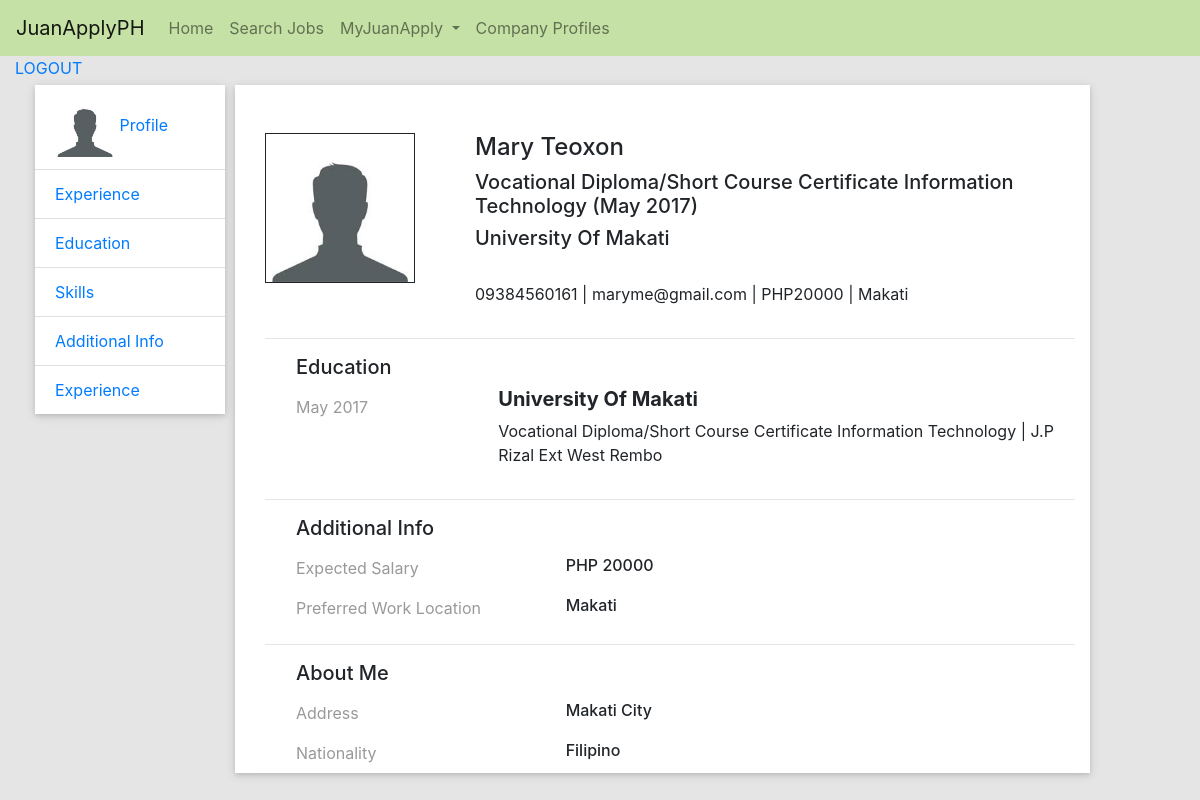
Screenshot of /myprofile.php (signed in) with the database file from the repository.
### tables this page shows
CREATE TABLE `users` (
  `id_users` int(11) NOT NULL,
  `firstname` varchar(255) NOT NULL,
  `lastname` varchar(255) NOT NULL,
  `email` varchar(255) NOT NULL,
  `password` varchar(255) NOT NULL,
  `contact_num` varchar(255) NOT NULL,
  `address` varchar(255) NOT NULL,
  `user_type` varchar(20) NOT NULL,
  `status` varchar(50) NOT NULL DEFAULT 'non-active'
);

CREATE TABLE `educational_bg` (
  `id_educ_bg` int(11) NOT NULL,
  `id_user` int(11) NOT NULL,
  `school_name` varchar(255) NOT NULL,
  `graduated_month` varchar(255) NOT NULL,
  `graduated_year` int(255) NOT NULL,
  `qualification` varchar(255) NOT NULL,
  `school_location` varchar(255) NOT NULL,
  `field_study` varchar(255) NOT NULL,
  `grade` varchar(200) NOT NULL
);

CREATE TABLE `additional_info` (
  `id_addinfo` int(11) NOT NULL,
  `id_user` int(11) NOT NULL,
  `expected_salary` varchar(255) NOT NULL,
  `preferred_location` varchar(255) NOT NULL,
  `other_info` varchar(500) NOT NULL,
  `address` varchar(255) NOT NULL,
  `nationality` varchar(255) NOT NULL
);

### core/init.php (called while the page is built, shortened)
<?php
include 'database/connection.php';
include 'classes/users.class.php';
$users = new Users();
?>

### core/database/connection.php (called while the page is built, shortened)
<?php
class DbConnection
{
	public function __construct()
	{
		$this->conn = mysqli_connect("localhost","root","","juanapply");
	}
}
?>

### core/classes/users.class.php (called while the page is built, shortened)
<?php
class Users extends DbConnection
{
	public function fetchdata($table){
			$sql = " SELECT * FROM ".$table;
			$array = array();
			$query =mysqli_query($this->conn,$sql);
			while ($row = mysqli_fetch_assoc($query)) {
				$array[] =$row;
			}
			return $array;
	}
}
?>

### myprofile.php (the view, shortened to what this page needs)
<?php
include 'core/init.php';
include 'includes/header.php';
if (isset($_SESSION['usertype'])) {
	$uid = $_SESSION['id'];
}
?>
<div class="container-fluid" id="">
	<a href="home.php?logout=logout">LOGOUT</a>
</div>
	<div class="container"  id="myprofile" style="">
		<div class="row ">
		<div class="col-sm-2 h-100 bodynav sticky-top" style="background-color: transparent; margin:5px;">
			<form method="get">
			 <ul class="list-group list-group-flush">
			  <a href=""><li class="list-group-item"><img src="assets/images/defaultimgpic.jpeg" style="width: 60px; height: 60px;"> Profile</li></a>
			  <a href="work_experience.php"  class="list-group-item">Experience</a>
			  <a href="education.php"  class="list-group-item">Education</a>
			  <a href=""  class="list-group-item">Skills</a>
			  <a href="additional_info.php"  class="list-group-item">Additional Info</a>
			  <a href=""  class="list-group-item">Experience</a>
			</ul>
			</form>
		</div>
		<div class="col-sm-9 bodyresult float-right" style="background-color: white;  margin:5px;">
					<?php
					$myrow = $users->fetchdata('users LEFT JOIN educational_bg educ ON users.id_users = educ.id_user LEFT JOIN additional_info addinfo ON users.id_users = addinfo.id_user WHERE id_users = "'.$uid.'" limit 1');
					foreach ($myrow as $row) {
					?>
					<div class="row mt-5">
						<div class="col-sm-3">
							<img src="assets/images/defaultimgpic.jpeg" style="width: 150px; height: 150px; border: solid 1.4px;">
						</div>
						<div class="col-sm-9">
							<h4> <?php echo ucfirst($row['firstname'])." ".ucfirst($row['lastname']); ?></h4>
							<h5><?php echo ucwords($row['qualification'])." ". ucwords($row['field_study'])." (".ucfirst($row['graduated_month'])." ".$row['graduated_year'].")"; ?></h5>
							<h5><?php echo ucwords($row['school_name']); ?></h5>
							<br>
							<p><?php echo $row['contact_num']." | ".$row['email']." | PHP".$row['expected_salary']." | ".ucwords($row['preferred_location']); ?></p>
						</div>
					</div>
					<?php } ?>
					<?php
					$myrow2 = $users->fetchdata('educational_bg WHERE id_user = "'.$uid.'" limit 1');
					foreach ($myrow2 as $row2) {
					?>
					<hr>
					<div class="row ml-3">
						<div class="col-sm-12"><h5>Education</h5></div>
						<div class="col-sm-3 mt-2">
							<label><?php echo ucfirst($row2['graduated_month']." ".$row2['graduated_year']); ?></label>
						</div>
						<div class="col-sm-9">
							<h5><b><?php echo ucwords($row2['school_name']); ?></b></h5>
							<p><?php echo ucwords($row2['qualification'])." ".ucwords($row2['field_study'])." | ".ucwords($row2['school_location']); ?></p>
						</div>
					</div>
					<?php } ?>
					<?php
					$myrow2 = $users->fetchdata('Skills WHERE id_user = "'.$uid.'"');
					foreach ($myrow2 as $row2) {
					?>
					<hr>
					<div class="row ml-3">
						<div class="col-sm-12"><h5>Education</h5></div>
						<div class="col-sm-3 mt-2">
							<label><?php echo ucfirst($row2['graduated_month']." ".$row2['graduated_year']); ?></label>
						</div>
						<div class="col-sm-9">
							<h5><b><?php echo ucwords($row2['school_name']); ?></b></h5>
							<p><?php echo ucwords($row2['qualification'])." ".ucwords($row2['field_study'])." | ".ucwords($row2['school_location']); ?></p>
						</div>
					</div>
					<?php } ?>
					<?php
					$myrow2 = $users->fetchdata('additional_info WHERE id_user = "'.$uid.'"');
					foreach ($myrow2 as $row2) {
					?>
					<hr>
					<div class="row ml-3">
						<div class="col-sm-12"><h5>Additional Info</h5></div>
						<div class="col-sm-4 mt-2">
							<label>Expected Salary</label>
						</div>
						<div class="col-sm-8 mt-2">
							<h6>PHP <?php echo ucwords($row2['expected_salary']); ?></h6>
						</div>
						<div class="col-sm-4 mt-2">
							<label>Preferred Work Location</label>
						</div>
						<div class="col-sm-8 mt-2">
							<h6> <?php echo ucwords($row2['preferred_location']) ?></h6>
						</div>
					</div>
					<?php } ?>
					<?php
					foreach ($myrow2 as $row3) {
					?>
					<hr>
					<div class="row ml-3">
						<div class="col-sm-12"><h5>About Me</h5></div>
						<div class="col-sm-4 mt-2">
							<label> Address </label>
						</div>
						<div class="col-sm-8 mt-2">
							<h6> <?php echo ucwords($row3['address']); ?></h6>
						</div>
						<div class="col-sm-4 mt-2">
							<label> Nationality </label>
						</div>
						<div class="col-sm-8 mt-2">
							<h6> <?php echo ucwords($row2['nationality']) ?></h6>
						</div>
					</div>
					<?php } ?>
		</div>
		</div>
	</div>
<?php
include 'includes/footer.php';
?>

### includes/header.php (shortened to what this page needs)
<?php
if (isset($_SESSION['usertype'])) {
	$utype = $_SESSION['usertype'];
}
?>
<!DOCTYPE html>
<html>
<head>
	<link rel="stylesheet" type="text/css" href="assets/css/bootstrap.css">
	<link rel="stylesheet" type="text/css" href="assets/css/style.css">
	<link rel="stylesheet" href="https://cdnjs.cloudflare.com/ajax/libs/font-awesome/4.7.0/css/font-awesome.min.css">
</head>
<body class="m">
<div class="">
	<nav class="navbar navbar-expand-lg navbar-light">
	  <a class="navbar-brand" href="#">JuanApplyPH</a>
	  <div class="collapse navbar-collapse" id="navbarNav">
	  <div id="listnav">
	    <ul class="navbar-nav text-center">
	      <?php
	      if (isset($_SESSION['usertype'])) {
	      if ($utype == "applicant") { ?>
	      <li class="nav-item">
	        <a class="nav-link" href="home.php">Home <span class="sr-only">(current)</span></a>
	      </li>
	      <li class="nav-item">
	        <a class="nav-link" href="#">Search Jobs</a>
	      </li>
	  	  <?php } ?>
	      <?php
	      if ($utype == "applicant") {
	      ?>
	      <li class="nav-item dropdown">
	        <a class="nav-link dropdown-toggle" href="#" id="navbarDropdownMenuLink" data-toggle="dropdown" aria-haspopup="true" aria-expanded="false">
	         MyJuanApply
	        </a>
	      </li>
	     <?php } ?>
	      <?php  if ($utype == "applicant") { ?>
	     <li class="nav-item">
	        <a class="nav-link" href="#"> Company Profiles</a>
	      </li>
	  		<?php } ?>
	      <?php
	      if ($utype == "employer") {
	      ?>
	      <li class="nav-item">
	        <a class="nav-link" href="home.php">Home <span class="sr-only">(current)</span></a>
	      </li>
	      <li class="nav-item">
	        <a class="nav-link" href="#"> Job Ads</a>
	      </li>
	      <li class="nav-item">
	        <a class="nav-link" href="#"> Talent Jobs</a>
	      </li>
	  	  <?php } } ?>
	    </ul>
	  </div>
	  </div>
	</nav>
</div>

### includes/footer.php (shortened to what this page needs)
</body>
</html>

### assets/css/style.css (style rules this page uses)
body { background: #e5e5e5; }
.navbar { background-color: #C5E1A5; }
#myprofile .bodynav { padding: 0px; background-color: #f1f1f1; box-shadow: 0 2px 4px 0 rgba(0,0,0,0.10),0 2px 10px 0 rgba(0,0,0,0.12)!important; }
#myprofile .bodyresult { padding-left: 30px; background-color: #f1f1f1; box-shadow: 0 2px 4px 0 rgba(0,0,0,0.10),0 2px 10px 0 rgba(0,0,0,0.12)!important; }
#myprofile .bodyresult label { color: #999; }

### rows the page displays
users: firstname "Mary", lastname "Teoxon", educational_bg.qualification "Vocational Diploma/Short Course Certificate", educational_bg.field_study "Information Technology", educational_bg.graduated_month "May", educational_bg.graduated_year "2017", educational_bg.school_name "University Of Makati", contact_num "09384560161", email "maryme@gmail.com", additional_info.expected_salary "20000", additional_info.preferred_location "Makati"
educational_bg: graduated_month+graduated_year "May 2017", school_name "University Of Makati", qualification "Vocational Diploma/Short Course Certificate", field_study "Information Technology", school_location "J.P Rizal Ext West Rembo"
additional_info: expected_salary "20000", preferred_location "Makati", address "Makati City", nationality "Filipino"
